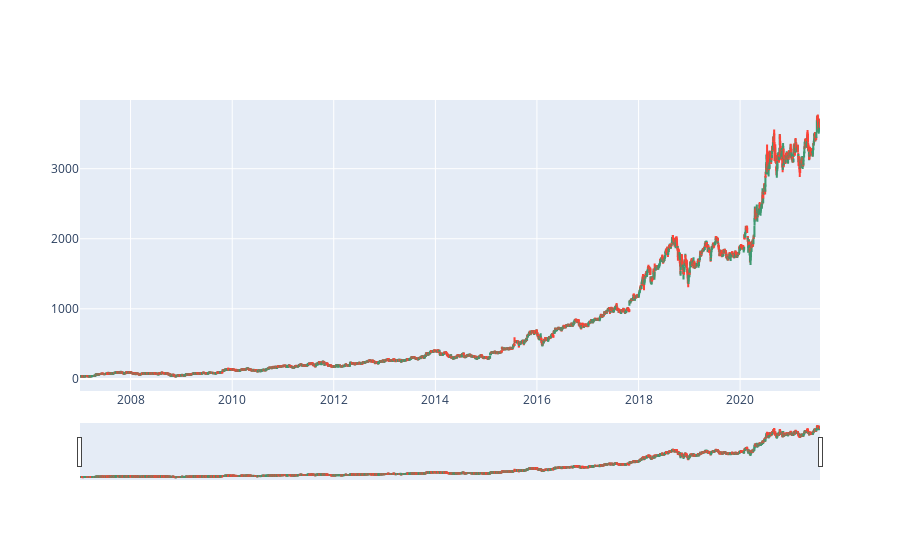

Notebook cell for this chart:
### Code cell
#Display a candle stick chart
fig = go.Figure(data=[go.Candlestick(x=AMZN_df.index,
                open=AMZN_df['Open'],
                high=AMZN_df['High'],
                low=AMZN_df['Low'],
                close=AMZN_df['Close'])])

fig.show()

### Figure 1 — Plotly figure (JSON) as saved in the notebook; plotly's stock layout.template omitted (floating-point values rounded to 4 significant figures; data arrays with more than 128 entries replaced by an {"elided": "..."} marker saying what was removed)
{"data": [{"close": {"elided": "3668 float values"}, "high": {"elided": "3668 float values"}, "low": {"elided": "3668 float values"}, "open": {"elided": "3668 float values"}, "type": "candlestick", "x": {"elided": "3668 str values"}}], "layout": {}}
